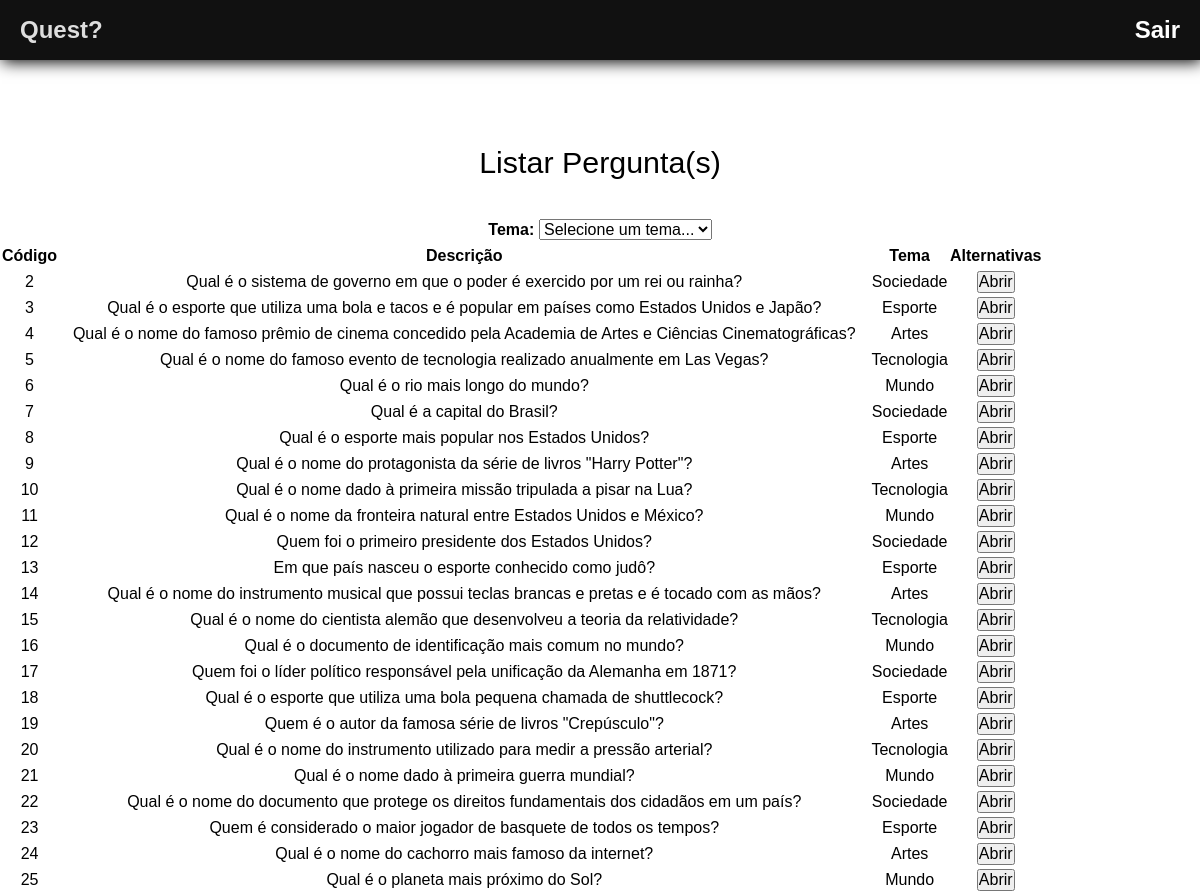
Before: /sistema/mostrarPergunta.php (upper part) with the older database file.
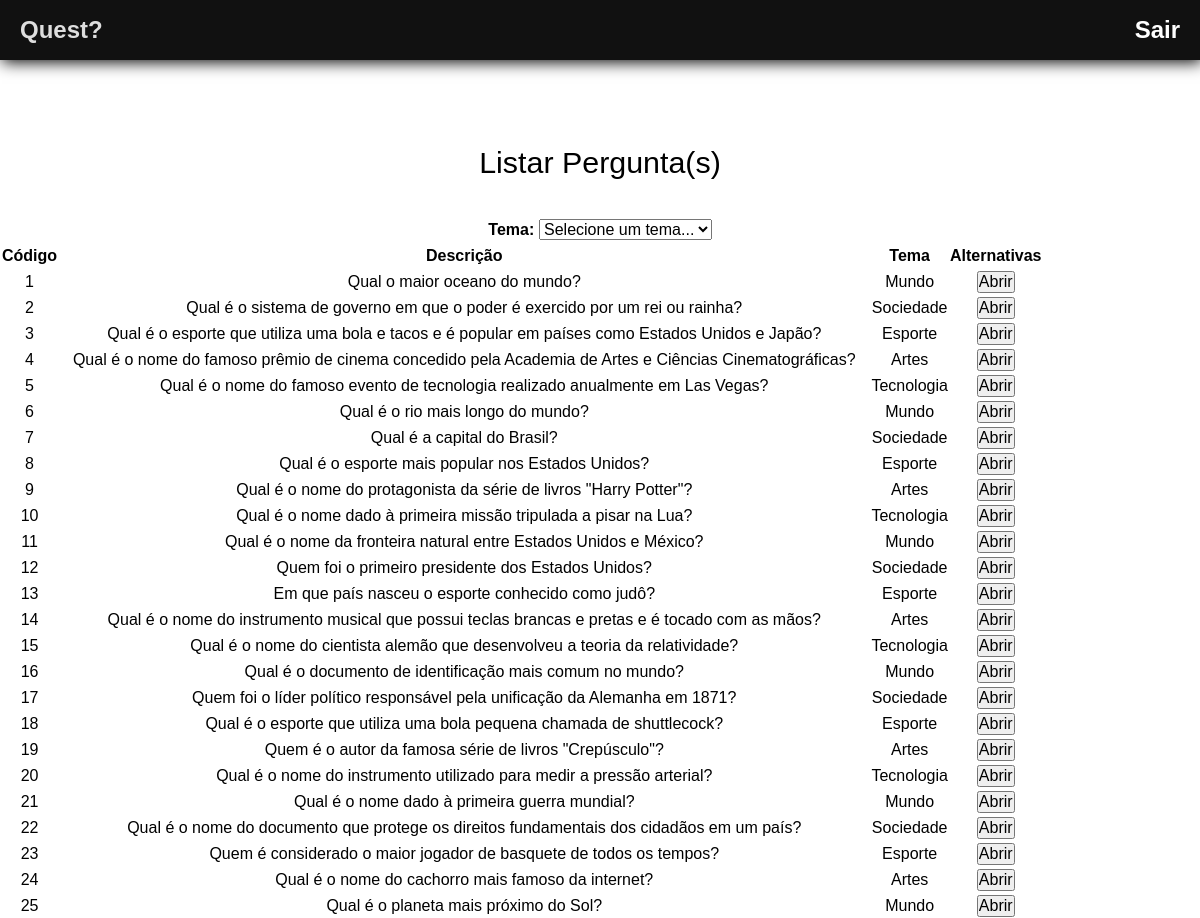
After: the same page with the newer database file.
### tables this page shows
CREATE TABLE pergunta(
    id_pergunta INTEGER PRIMARY KEY AUTOINCREMENT,
    desc_pergunta VARCHAR(200),
    id_tema_pergunta INTEGER,
    id_alternativa_pergunta INTEGER
);

CREATE TABLE tema (
    id_tema INTEGER  PRIMARY KEY AUTOINCREMENT,
    desc_tema VARCHAR(255) NOT NULL
);

### helpers/url.php (called while the page is built)
<?php
    $BASE_URL = "http://" . $_SERVER['HTTP_HOST'] . dirname($_SERVER['REQUEST_URI'] . '?') . '/';
?>

### sistema/mostrarPergunta.php (the view, shortened to what this page needs)
<?php
    include_once("templates/header.php");
?>
    <legend>Listar Pergunta(s)</legend>
                    <label class="fa__labels" for="select-theme">Tema:</label>
                    <?php
                        $tema = 0;
                        echo '<select name="tema"
                            onchange="this.options[this.selectedIndex].value &&
                                (window.location = this.options[this.selectedIndex].value);"
                        >';
                        echo "<option value='mostrarPergunta.php'>Selecione um tema...</option>";
                        echo "</select>";
                    ?>
<table>
    <thead>
        <tr>
            <th>Código</th>
            <th>Descrição</th>
            <th>Tema</th>
            <th>Alternativas</th>
        </tr>
    </thead>
    <tbody>
    <?php
        include "connection.php";
        if($tema != 0){
            $sqlPergunta = "SELECT id_pergunta,desc_pergunta,desc_tema,id_alternativa_pergunta
         FROM pergunta
         INNER JOIN tema ON pergunta.id_tema_pergunta = tema.id_tema
         WHERE pergunta.id_tema_pergunta = $tema;";
        }else{
            $sqlPergunta = "SELECT id_pergunta,desc_pergunta,desc_tema,id_alternativa_pergunta
         FROM pergunta
         INNER JOIN tema ON pergunta.id_tema_pergunta = tema.id_tema;";
        }
        $resSqlPergunta = $db->query($sqlPergunta);
        while($dadosPergunta = $resSqlPergunta->fetchArray())
        {
            echo "<tr>";
            echo "<td>$dadosPergunta[0]</td>";
            echo "<td>$dadosPergunta[1]</td>";
            echo "<td>$dadosPergunta[2]</td>";
            echo "<td><input type='button' value='Abrir'></td>";
            echo "</tr>";
        }
    ?>
    </tbody>
</table>
<?php
    include_once("templates/footer.php");
?>

### sistema/templates/header.php (shortened to what this page needs)
<?php
    include_once("../helpers/url.php");
?>
<!DOCTYPE html>
<html>
    <head>
        <link rel="stylesheet" href="<?= $BASE_URL ?>/css/style.css">
    </head>
    <body>
    <header class="header">
        <nav class="nav">
            <ul class="list">
                <li class="li__items"><h1 class="title">Quest?</h1></li>
                <li class="li__items"><h1 class="title"><a href="../index.php" onclick="return confirm('Você tem certeza que quer sair?');" id="link__Sair">Sair</a></h1></li>
            </ul>
        </nav>
    </header>

### sistema/templates/footer.php (shortened to what this page needs)
    </body>
</html>

### sistema/css/style.css (style rules this page uses)
* { margin: 0px; padding: 0px; outline: 0px; font-size: 16px; text-decoration: none; font-family: Arial, Helvetica, sans-serif; }
body { overflow-x: hidden; }
header { height: 60px; margin-bottom: 40px; box-shadow: 2px 2px 15px; }
.list { align-items: center; background-color: #111; display: flex; height: 60px; justify-content: space-between; list-style: none; padding: 0 20px; }
.title { color: #dedede; font-size: 1.5rem; }
.fa__labels { font-weight: 600; margin-top: 10px; }
* { margin: 0px; padding: 0px; outline: 0px; font-size: 16px; text-decoration: none; text-align: center; line-height: 2; font-family: Arial, Helvetica, sans-serif; }
legend { font-size: 1.9rem; margin-top: 5rem; }
* { margin: 0px; padding: 0px; outline: 0px; font-size: 16px; text-decoration: none; text-align: center; line-height: 1.5; font-family: Arial, Helvetica, sans-serif; }
legend { font-size: 1.9rem; margin-bottom: 2rem; }
.fa__labels { font-weight: 600; margin-top: 3rem; }
#link__Sair { color: #fff; font-size: 1.5rem; }

Changed rows visible on the page:
added pergunta: id_pergunta "1", desc_pergunta "Qual o maior oceano do mundo?", tema.desc_tema "Mundo"
